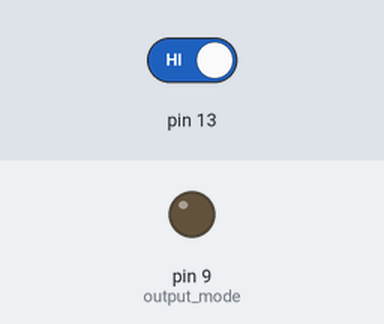
This sketch was run on a simulated Arduino Uno, built with avr-gcc and run on an emulated ATmega328P. Parts: output pins drawn as LEDs (lit = HIGH). Dashed ring = blinking. The inputs (shaded band) are chosen by the test bench; at power-on: pin 13 HIGH.

Above: at 2.8 s.
2.9 s: pin 13 driven LOW
At 3.7 s:
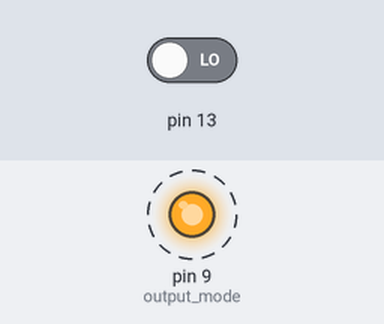
7.0 s: pin 13 driven HIGH
At 7.6 s:
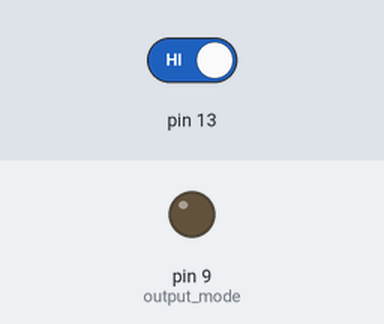
Timing chart, 0 to 10.0 s (numbered marks = the images above; inputs shaded):
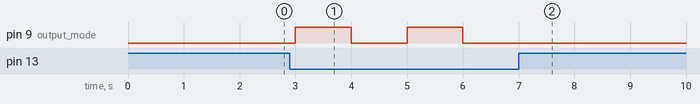

Measured:
- after the input at 2.9 s, pin 9 (output_mode): alternates HIGH for 1.0 s and LOW for 1.0 s, starting after 0.10 s
- after the input at 7.0 s, pin 9 (output_mode): stops changing and stays LOW

The sketch:

blinkybutwithabutton.ino
```cpp
void setup() {
  //run once- setup code
  pinMode(9, OUTPUT); //output mode
  pinMode(12, INPUT); //output mode
}

void loop() {
  //main loop
  if(digitalRead(13)== LOW) {
    digitalWrite(9, HIGH);  //on
    delay(1000);  //delay
  }
  digitalWrite(9, LOW); //offf
  delay(1000);  //dealy
}
```
